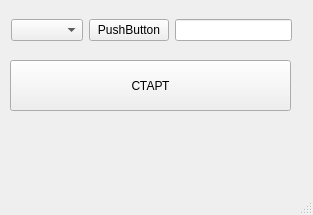
<?xml version="1.0" encoding="UTF-8"?>
<ui version="4.0">
 <class>MainWindow</class>
 <widget class="QMainWindow" name="MainWindow">
  <property name="geometry">
   <rect>
    <x>0</x>
    <y>0</y>
    <width>313</width>
    <height>215</height>
   </rect>
  </property>
  <property name="windowTitle">
   <string>MainWindow</string>
  </property>
  <widget class="QWidget" name="centralwidget">
   <widget class="QPushButton" name="pushButton">
    <property name="geometry">
     <rect>
      <x>10</x>
      <y>60</y>
      <width>281</width>
      <height>51</height>
     </rect>
    </property>
    <property name="text">
     <string>СТАРТ</string>
    </property>
   </widget>
   <widget class="QWidget" name="widget" native="true">
    <property name="geometry">
     <rect>
      <x>11</x>
      <y>10</y>
      <width>281</width>
      <height>41</height>
     </rect>
    </property>
    <layout class="QHBoxLayout" name="horizontalLayout">
     <item>
      <widget class="QComboBox" name="PortName"/>
     </item>
     <item>
      <widget class="QPushButton" name="OpenPort">
       <property name="text">
        <string>PushButton</string>
       </property>
      </widget>
     </item>
     <item>
      <widget class="QLineEdit" name="PortState"/>
     </item>
    </layout>
   </widget>
  </widget>
  <widget class="QMenuBar" name="menubar">
   <property name="geometry">
    <rect>
     <x>0</x>
     <y>0</y>
     <width>313</width>
     <height>21</height>
    </rect>
   </property>
  </widget>
  <widget class="QStatusBar" name="statusbar"/>
 </widget>
 <resources/>
 <connections/>
</ui>
